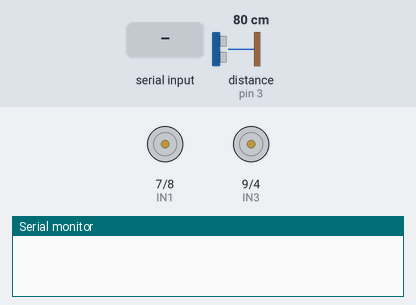
A sketch run on a simulated Arduino Uno, built with avr-gcc and run on an emulated ATmega328P. On the bench: motor-driver pin pairs drawn as motors (green arrow = first pin HIGH = forward, orange = second pin HIGH = backward, longer = more drive, scaled by the enable pin), the last lines printed to the serial monitor. The test bench sets the inputs (shaded band); at power-on: distance to the obstacle (sensor on pin 3) 80 cm. The echo pulse lasts 58.3 µs per cm.

Above: at 1.2 s.
1.3 s: "F" received over the second serial link
At 2.5 s:
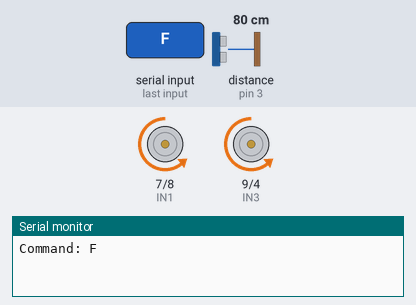
2.8 s: "B" received over the second serial link
At 3.7 s:
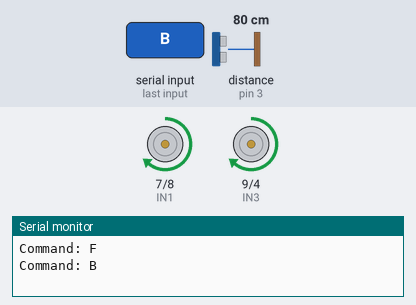
4.3 s: "L" received over the second serial link
At 4.8 s:
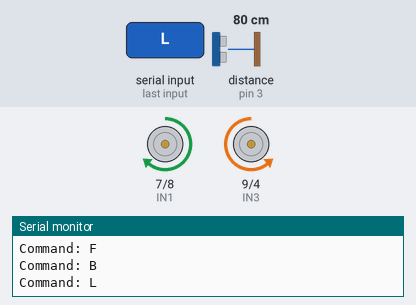
5.8 s: "R" received over the second serial link
At 7.2 s:
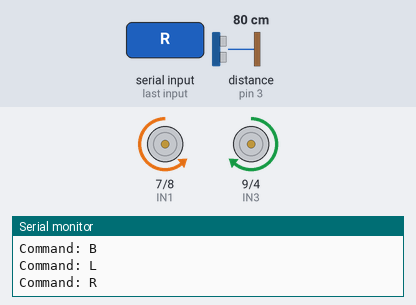
Timing chart, 0 to 8.3 s (numbered marks = the images above; inputs shaded):
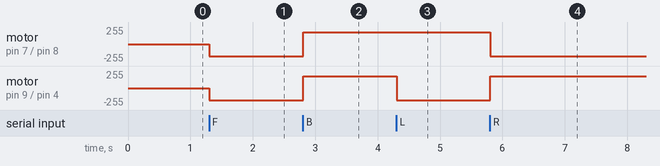

Measured:
- after the input at 1.3 s, motor on pin 7 (IN1) / pin 8 (IN2), motor on pin 9 (IN3) / pin 4 (IN4): stopped → backward 180/255 at once
- after the input at 2.8 s, motor on pin 7 (IN1) / pin 8 (IN2), motor on pin 9 (IN3) / pin 4 (IN4): backward 180/255 → forward 180/255 at once
- after the input at 4.3 s, motor on pin 9 (IN3) / pin 4 (IN4): forward 180/255 → backward 180/255 at once
- after the input at 5.8 s, motor on pin 7 (IN1) / pin 8 (IN2): forward 180/255 → backward 180/255 at once; motor on pin 9 (IN3) / pin 4 (IN4): backward 180/255 → forward 180/255 at once

The sketch:

Arduino_Bluetooth_Obs_buz_car.ino
```cpp
#include <SoftwareSerial.h>

// Bluetooth module pins (HC-05/06)
SoftwareSerial BT(10, 11); // TX, RX

// Motor driver pins
int ENA = 5;   // Left motor speed (PWM)
int ENB = 6;   // Right motor speed (PWM)
int IN1 = 7;   // Left motor forward
int IN2 = 8;   // Left motor backward
int IN3 = 9;   // Right motor forward
int IN4 = 4;   // Right motor backward

// Ultrasonic sensor pins
int trigPin = 2;
int echoPin = 3;

// Buzzer pin
int buzzer = 12;

// Variables
char command;
int Speed = 180;   // Default motor speed

bool buzzerState = false;
unsigned long lastBeepTime = 0;

void setup() {
  Serial.begin(9600);
  BT.begin(9600);

  pinMode(ENA, OUTPUT);
  pinMode(ENB, OUTPUT);
  pinMode(IN1, OUTPUT);
  pinMode(IN2, OUTPUT);
  pinMode(IN3, OUTPUT);
  pinMode(IN4, OUTPUT);

  pinMode(trigPin, OUTPUT);
  pinMode(echoPin, INPUT);
  pinMode(buzzer, OUTPUT);

  stopCar();
  noTone(buzzer);
}

void loop() {
  if (BT.available()) {
    command = BT.read();
    Serial.print("Command: ");
    Serial.println(command);

    handleCommand(command);
  }

  // Handle buzzer beeping (if obstacle in front)
  if (buzzerState) {
    unsigned long now = millis();
    if (now - lastBeepTime > 500) {   // 0.5 sec interval
      tone(buzzer, 1000, 200);        // 1000Hz tone, 200ms long
      lastBeepTime = now;
    }
  }
}

// ---------------------- Distance Function ----------------------
int getDistance() {
  digitalWrite(trigPin, LOW);
  delayMicroseconds(2);

  digitalWrite(trigPin, HIGH);
  delayMicroseconds(10);
  digitalWrite(trigPin, LOW);

  long duration = pulseIn(echoPin, HIGH, 20000);  // timeout 20ms

  if (duration == 0) {
    return 400; // No echo → assume no obstacle
  }

  int distance = duration * 0.034 / 2;
  if (distance > 400) distance = 400; // max limit
  return distance;
}

// ---------------------- Handle Command ----------------------
void handleCommand(char cmd) {
  int dist = getDistance();

  switch (cmd) {
    case 'F': // Forward
      if (dist > 15) {
        forward();
        buzzerState = false;
        noTone(buzzer);
      } else {
        stopCar();
        buzzerState = true;  // enable beep-beep mode
      }
      break;

    case 'B': // Backward
      backward();
      buzzerState = false;
      noTone(buzzer);
      break;

    case 'L': // Left
      left();
      buzzerState = false;
      noTone(buzzer);
      break;

    case 'R': // Right
      right();
      buzzerState = false;
      noTone(buzzer);
      break;

    case 'S': // Stop
      stopCar();
      buzzerState = false;
      noTone(buzzer);
      break;

    // Speed control (slider)
    case '0': Speed = 100; break;
    case '1': Speed = 140; break;
    case '2': Speed = 153; break;
    case '3': Speed = 165; break;
    case '4': Speed = 178; break;
    case '5': Speed = 191; break;
    case '6': Speed = 204; break;
    case '7': Speed = 216; break;
    case '8': Speed = 229; break;
    case '9': Speed = 242; break;
    case 'q': Speed = 255; break;
  }
}

// ---------------------- Motor Functions ----------------------
void forward() {
  digitalWrite(IN1, LOW);
  digitalWrite(IN2, HIGH);
  digitalWrite(IN3, LOW);
  digitalWrite(IN4, HIGH);
  analogWrite(ENA, Speed);
  analogWrite(ENB, Speed);
}

void backward() {
  digitalWrite(IN1, HIGH);
  digitalWrite(IN2, LOW);
  digitalWrite(IN3, HIGH);
  digitalWrite(IN4, LOW);
  analogWrite(ENA, Speed);
  analogWrite(ENB, Speed);
}

void left() {
  digitalWrite(IN1, HIGH);
  digitalWrite(IN2, LOW);
  digitalWrite(IN3, LOW);
  digitalWrite(IN4, HIGH);
  analogWrite(ENA, Speed);
  analogWrite(ENB, Speed);
}

void right() {
  digitalWrite(IN1, LOW);
  digitalWrite(IN2, HIGH);
  digitalWrite(IN3, HIGH);
  digitalWrite(IN4, LOW);
  analogWrite(ENA, Speed);
  analogWrite(ENB, Speed);
}

void stopCar() {
  digitalWrite(IN1, LOW);
  digitalWrite(IN2, LOW);
  digitalWrite(IN3, LOW);
  digitalWrite(IN4, LOW);
  analogWrite(ENA, 0);
  analogWrite(ENB, 0);
}
```
